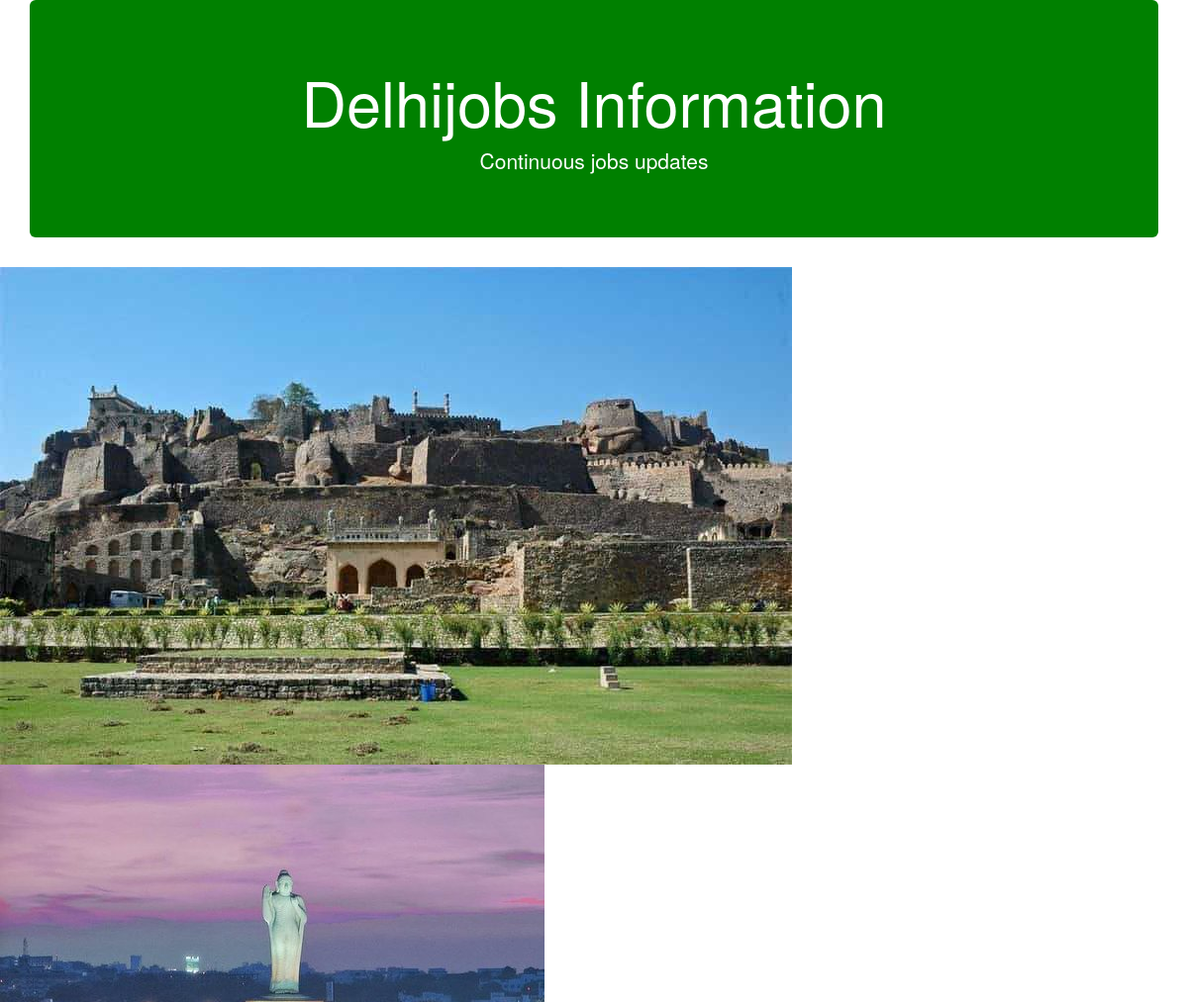
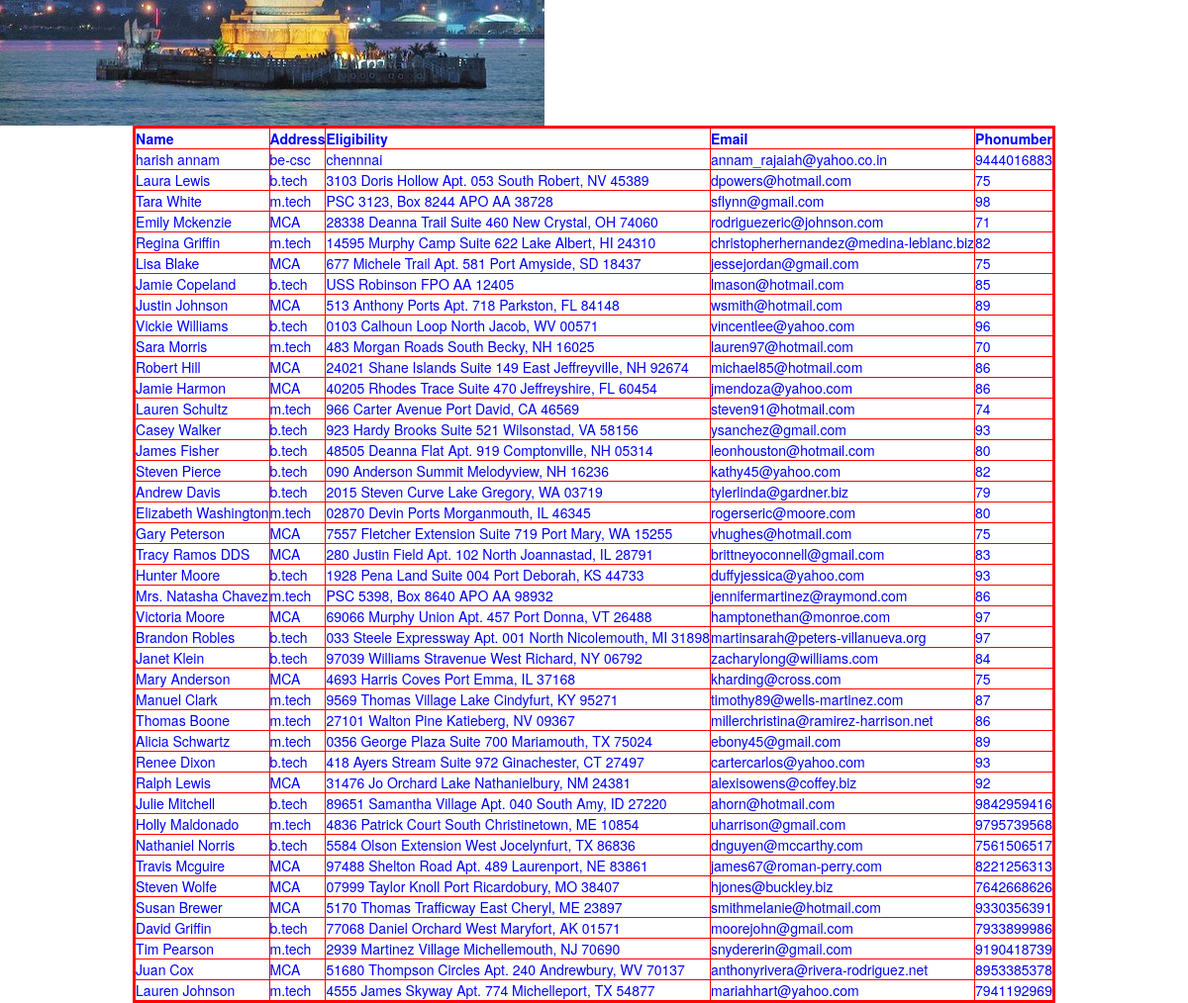
Page /delhijobs/ on the committed database (2 pictures, top to bottom).
### testapp/models.py (models this page shows)
class Hydjobs(models.Model):
    name=models.CharField(max_length=50)
    eligibility=models.CharField(max_length=60)
    address=models.CharField(max_length=30)
    email=models.EmailField()
    phonenumber=models.IntegerField()

### testapp/views.py (the view)
# urls.py: url(r'^delhijobs/',views.delhijobs_view),
def delhijobs_view(request):
    list_delhijobs=Hydjobs.objects.all()
    my_dict={'list_delhijobs':list_delhijobs}
    return render(request,'testapp/delhijobs.html',context=my_dict)

### templates/testapp/delhijobs.html (shortened to what this page needs)
<!DOCTYPE html>
{%load staticfiles%}
<html lang="en">
<head>
     <link rel="stylesheet" href="{% static 'css/hydjobs.css' %}">
      <link rel="stylesheet" href="https://maxcdn.bootstrapcdn.com/bootstrap/3.3.7/css/bootstrap.min.css"
>
</head>
<body>
<div class="container" align="center">
    <div class="jumbotron">
<h1> Delhijobs Information</h1>
<p> Continuous jobs updates</p>
    </div>
</div>
<img src="{%static 'images/port.jpg'%}" alt="">
<img src="{%static 'images/buddaevening.jpg'%}" alt="">
        {%if list_delhijobs%}
        <table align="center"border="3px " >
            <thead>
            <th>Name</th>
            <th>Address</th>
            <th>Eligibility</th>
            <th>Email</th>
            <th>Phonumber</th>
            </thead>
         {% for job in list_delhijobs %}
            <tr>
                <td>{{job.name}}</td>
                <td>{{job.eligibility}} </td>
                <td> {{job.address}}</td>
                <td> {{job.email}}</td>
                <td>{{job.phonenumber}}</td>
            </tr>
            {% endfor %}
        </table>
        {% else %}
        <P>No table exists</P>
        {% endif %}
</body>
</html>

### static/css/hydjobs.css (style rules this page uses)
h1 { color:red; }
.container .jumbotron { background:green; color:white; }
table { border:3px solid red; color:blue; }

### rows in the picture
Hydjobs: name "harish annam", eligibility "be-csc", address "chennnai", email "annam_rajaiah@yahoo.co.in", phonenumber "9444016883"
Hydjobs: name "Laura Lewis", eligibility "b.tech", address "3103 Doris Hollow Apt. 053 South Robert, NV 45389", email "dpowers@hotmail.com", phonenumber "75"
Hydjobs: name "Tara White", eligibility "m.tech", address "PSC 3123, Box 8244 APO AA 38728", email "sflynn@gmail.com", phonenumber "98"
Hydjobs: name "Emily Mckenzie", eligibility "MCA", address "28338 Deanna Trail Suite 460 New Crystal, OH 74060", email "rodriguezeric@johnson.com", phonenumber "71"
Hydjobs: name "Regina Griffin", eligibility "m.tech", address "14595 Murphy Camp Suite 622 Lake Albert, HI 24310", email "christopherhernandez@medina-leblanc.biz", phonenumber "82"
Hydjobs: name "Lisa Blake", eligibility "MCA", address "677 Michele Trail Apt. 581 Port Amyside, SD 18437", email "jessejordan@gmail.com", phonenumber "75"
Hydjobs: name "Jamie Copeland", eligibility "b.tech", address "USS Robinson FPO AA 12405", email "lmason@hotmail.com", phonenumber "85"
Hydjobs: name "Justin Johnson", eligibility "MCA", address "513 Anthony Ports Apt. 718 Parkston, FL 84148", email "wsmith@hotmail.com", phonenumber "89"
Hydjobs: name "Vickie Williams", eligibility "b.tech", address "0103 Calhoun Loop North Jacob, WV 00571", email "vincentlee@yahoo.com", phonenumber "96"
Hydjobs: name "Sara Morris", eligibility "m.tech", address "483 Morgan Roads South Becky, NH 16025", email "lauren97@hotmail.com", phonenumber "70"
Hydjobs: name "Robert Hill", eligibility "MCA", address "24021 Shane Islands Suite 149 East Jeffreyville, NH 92674", email "michael85@hotmail.com", phonenumber "86"
Hydjobs: name "Jamie Harmon", eligibility "MCA", address "40205 Rhodes Trace Suite 470 Jeffreyshire, FL 60454", email "jmendoza@yahoo.com", phonenumber "86"
Hydjobs: name "Lauren Schultz", eligibility "m.tech", address "966 Carter Avenue Port David, CA 46569", email "steven91@hotmail.com", phonenumber "74"
Hydjobs: name "Casey Walker", eligibility "b.tech", address "923 Hardy Brooks Suite 521 Wilsonstad, VA 58156", email "ysanchez@gmail.com", phonenumber "93"
Hydjobs: name "James Fisher", eligibility "b.tech", address "48505 Deanna Flat Apt. 919 Comptonville, NH 05314", email "leonhouston@hotmail.com", phonenumber "80"
Hydjobs: name "Steven Pierce", eligibility "b.tech", address "090 Anderson Summit Melodyview, NH 16236", email "kathy45@yahoo.com", phonenumber "82"
Hydjobs: name "Andrew Davis", eligibility "b.tech", address "2015 Steven Curve Lake Gregory, WA 03719", email "tylerlinda@gardner.biz", phonenumber "79"
Hydjobs: name "Elizabeth Washington", eligibility "m.tech", address "02870 Devin Ports Morganmouth, IL 46345", email "rogerseric@moore.com", phonenumber "80"
Hydjobs: name "Gary Peterson", eligibility "MCA", address "7557 Fletcher Extension Suite 719 Port Mary, WA 15255", email "vhughes@hotmail.com", phonenumber "75"
Hydjobs: name "Tracy Ramos DDS", eligibility "MCA", address "280 Justin Field Apt. 102 North Joannastad, IL 28791", email "brittneyoconnell@gmail.com", phonenumber "83"
Hydjobs: name "Hunter Moore", eligibility "b.tech", address "1928 Pena Land Suite 004 Port Deborah, KS 44733", email "duffyjessica@yahoo.com", phonenumber "93"
Hydjobs: name "Mrs. Natasha Chavez", eligibility "m.tech", address "PSC 5398, Box 8640 APO AA 98932", email "jennifermartinez@raymond.com", phonenumber "86"
Hydjobs: name "Victoria Moore", eligibility "MCA", address "69066 Murphy Union Apt. 457 Port Donna, VT 26488", email "hamptonethan@monroe.com", phonenumber "97"
Hydjobs: name "Brandon Robles", eligibility "b.tech", address "033 Steele Expressway Apt. 001 North Nicolemouth, MI 31898", email "martinsarah@peters-villanueva.org", phonenumber "97"
Hydjobs: name "Janet Klein", eligibility "b.tech", address "97039 Williams Stravenue West Richard, NY 06792", email "zacharylong@williams.com", phonenumber "84"
Hydjobs: name "Mary Anderson", eligibility "MCA", address "4693 Harris Coves Port Emma, IL 37168", email "kharding@cross.com", phonenumber "75"
Hydjobs: name "Manuel Clark", eligibility "m.tech", address "9569 Thomas Village Lake Cindyfurt, KY 95271", email "timothy89@wells-martinez.com", phonenumber "87"
Hydjobs: name "Thomas Boone", eligibility "m.tech", address "27101 Walton Pine Katieberg, NV 09367", email "millerchristina@ramirez-harrison.net", phonenumber "86"
Hydjobs: name "Alicia Schwartz", eligibility "m.tech", address "0356 George Plaza Suite 700 Mariamouth, TX 75024", email "ebony45@gmail.com", phonenumber "89"
Hydjobs: name "Renee Dixon", eligibility "b.tech", address "418 Ayers Stream Suite 972 Ginachester, CT 27497", email "cartercarlos@yahoo.com", phonenumber "93"
Hydjobs: name "Ralph Lewis", eligibility "MCA", address "31476 Jo Orchard Lake Nathanielbury, NM 24381", email "alexisowens@coffey.biz", phonenumber "92"
Hydjobs: name "Julie Mitchell", eligibility "b.tech", address "89651 Samantha Village Apt. 040 South Amy, ID 27220", email "ahorn@hotmail.com", phonenumber "9842959416"
Hydjobs: name "Holly Maldonado", eligibility "m.tech", address "4836 Patrick Court South Christinetown, ME 10854", email "uharrison@gmail.com", phonenumber "9795739568"
Hydjobs: name "Nathaniel Norris", eligibility "b.tech", address "5584 Olson Extension West Jocelynfurt, TX 86836", email "dnguyen@mccarthy.com", phonenumber "7561506517"
Hydjobs: name "Travis Mcguire", eligibility "MCA", address "97488 Shelton Road Apt. 489 Laurenport, NE 83861", email "james67@roman-perry.com", phonenumber "8221256313"
Hydjobs: name "Steven Wolfe", eligibility "MCA", address "07999 Taylor Knoll Port Ricardobury, MO 38407", email "hjones@buckley.biz", phonenumber "7642668626"
Hydjobs: name "Susan Brewer", eligibility "MCA", address "5170 Thomas Trafficway East Cheryl, ME 23897", email "smithmelanie@hotmail.com", phonenumber "9330356391"
Hydjobs: name "David Griffin", eligibility "b.tech", address "77068 Daniel Orchard West Maryfort, AK 01571", email "moorejohn@gmail.com", phonenumber "7933899986"
Hydjobs: name "Tim Pearson", eligibility "m.tech", address "2939 Martinez Village Michellemouth, NJ 70690", email "snydererin@gmail.com", phonenumber "9190418739"
Hydjobs: name "Juan Cox", eligibility "MCA", address "51680 Thompson Circles Apt. 240 Andrewbury, WV 70137", email "anthonyrivera@rivera-rodriguez.net", phonenumber "8953385378"
Hydjobs: name "Lauren Johnson", eligibility "m.tech", address "4555 James Skyway Apt. 774 Michelleport, TX 54877", email "mariahhart@yahoo.com", phonenumber "7941192969"
